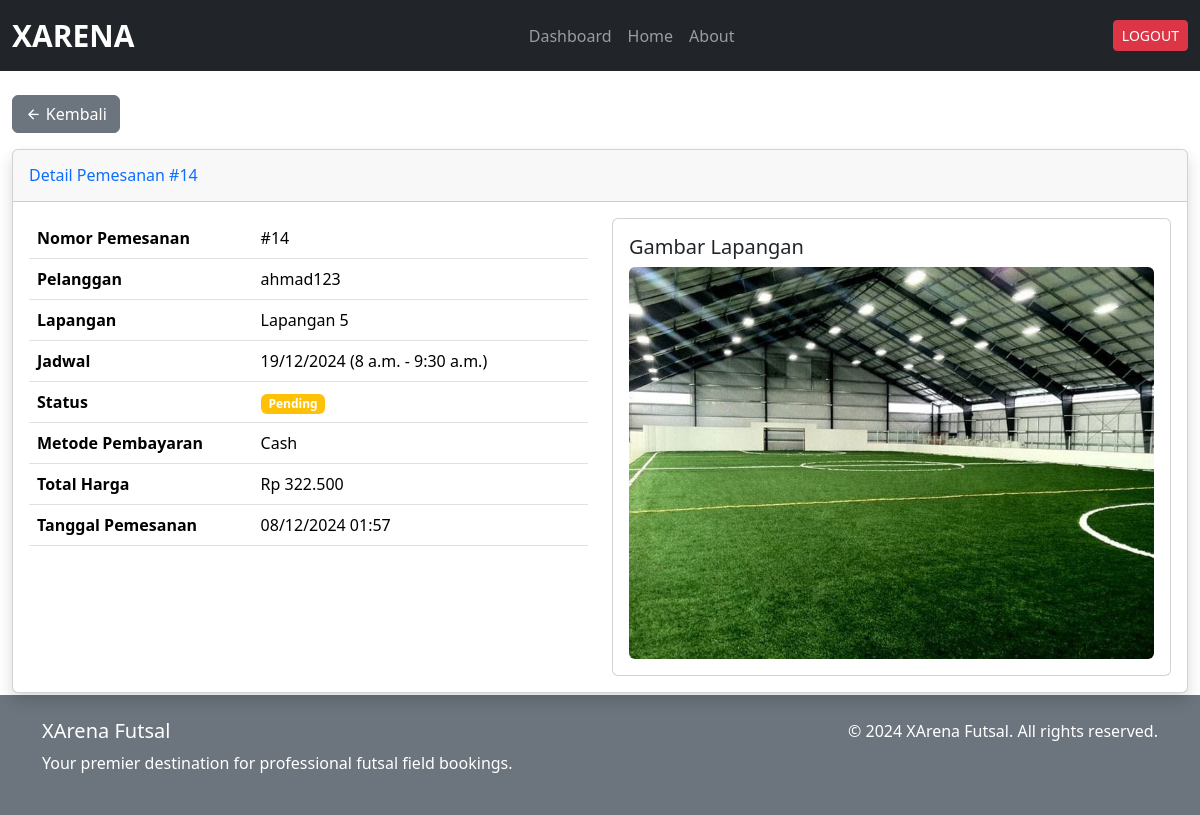
The page /adm/pemesanan/14/ (signed in) on the database as committed earlier.
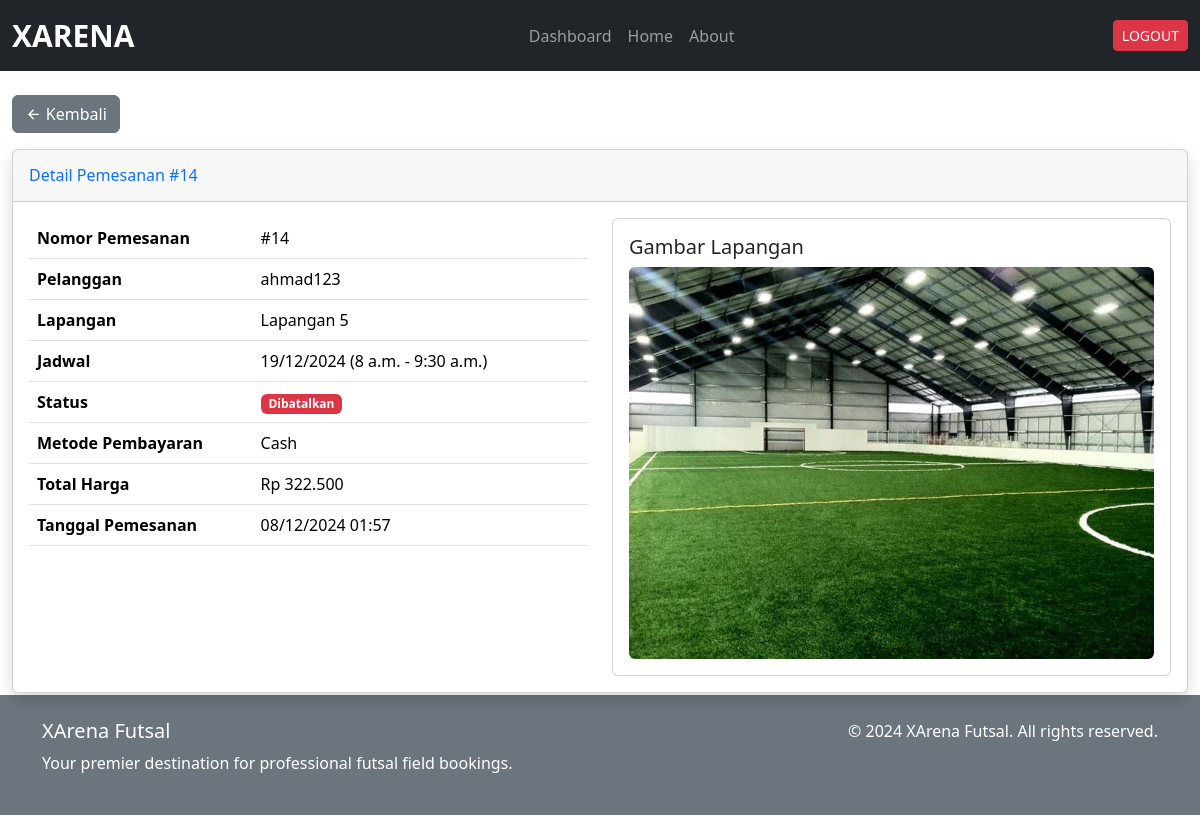
The same page on the database as committed later.
### xarena_app/models.py (models this page shows, shortened)
class Pemesanan(models.Model):
    user = models.ForeignKey(
        settings.AUTH_USER_MODEL,
        on_delete=models.CASCADE,
        related_name='pemesanan_user',
        help_text="User yang melakukan pemesanan"
    )
    staff = models.ForeignKey(
        settings.AUTH_USER_MODEL,
        on_delete=models.CASCADE,
        null=True,
        blank=True,
        related_name='pemesanan_staff',
        help_text="Staff yang memproses pemesanan"
    )
    jadwal = models.ForeignKey(Jadwal, on_delete=models.CASCADE, help_text="Jadwal pemesanan")
    metode_pembayaran = models.CharField(max_length=20, choices=(
        ('transfer', 'Transfer Bank'),
        ('cash', 'Cash'),
    ), default='transfer')
    status = models.CharField(max_length=20, choices=(
        ('pending', 'Pending'),
        ('diterima', 'Diterima'),
        ('selesai', 'Selesai'),
        ('dibatalkan', 'Dibatalkan'),
    ), default='pending')
    created_at = models.DateTimeField(auto_now_add=True)
    updated_at = models.DateTimeField(auto_now=True)
    def hitung_harga(self):
        durasi = timedelta(
            hours=self.jadwal.jam_selesai.hour, minutes=self.jadwal.jam_selesai.minute
        ) - timedelta(
            hours=self.jadwal.jam_mulai.hour, minutes=self.jadwal.jam_mulai.minute
        )
        total_jam = Decimal(str(durasi.total_seconds() / 3600))
        return self.jadwal.lapangan.harga_per_jam * total_jam

class CustomUser(AbstractUser):
    nama_lengkap = models.CharField(max_length=100, blank=True, null=True)
    no_hp = models.CharField(max_length=15, blank=True, null=True)

class Jadwal(models.Model):
    lapangan = models.ForeignKey(Lapangan, on_delete=models.CASCADE)
    tanggal = models.DateField()
    jam_mulai = models.TimeField()
    jam_selesai = models.TimeField()
    is_available = models.BooleanField(default=True)

class Lapangan(models.Model):
    nama = models.CharField(max_length=100)
    deskripsi = models.TextField(max_length=500)
    harga_per_jam = models.DecimalField(max_digits=10, decimal_places=2)
    gambar = models.ImageField(upload_to='lapangan_images/', blank=True, null=True)
    is_available = models.BooleanField(default=True)

### xarena_app/views.py (the view)
# urls.py: path('adm/pemesanan/<int:pk>/', views.detail_pemesanan_admin, name='detail_pemesanan_admin'),
@login_required
def detail_pemesanan_admin(request, pk):
    if not request.user.is_superuser:
        raise PermissionDenied
    pemesanan = get_object_or_404(Pemesanan.objects.select_related('user', 'jadwal', 'jadwal__lapangan'), pk=pk)
    context = {
        'pemesanan': pemesanan
    }
    return render(request, 'admin/detail_pemesanan_admin.html', context)

### xarena_app/templatetags/currency_filters.py (called while the page is built)
@register.filter
def rupiah(value):
    try:
        return f"Rp {int(value):,}".replace(',', '.')
    except (ValueError, TypeError):
        return "-"

### templates/admin/detail_pemesanan_admin.html
{% extends '../base.html' %} {% load currency_filters %} {% block content %}
<div class="container-fluid mt-4">
  <div class="mb-3">
    <a href="{% url 'dashboard_admin' %}" class="btn btn-secondary">
      <i class="ri-arrow-left-line"></i> Kembali
    </a>
  </div>
  <div class="card shadow mb-4">
    <div class="card-header py-3">
      <h6 class="m-0 font-weight-bold text-primary">
        Detail Pemesanan #{{ pemesanan.id }}
      </h6>
    </div>
    <div class="card-body">
      <div class="row">
        <div class="col-md-6">
          <table class="table">
            <tr>
              <th width="40%">Nomor Pemesanan</th>
              <td>#{{ pemesanan.id }}</td>
            </tr>
            <tr>
              <th>Pelanggan</th>
              <td>{{ pemesanan.user.username }}</td>
            </tr>
            <tr>
              <th>Lapangan</th>
              <td>{{ pemesanan.jadwal.lapangan.nama }}</td>
            </tr>
            <tr>
              <th>Jadwal</th>
              <td>
                {{ pemesanan.jadwal.tanggal|date:"d/m/Y" }} ({{ pemesanan.jadwal.jam_mulai }} - {{ pemesanan.jadwal.jam_selesai }})
              </td>
            </tr>
            <tr>
              <th>Status</th>
              <td>
                <span
                  class="badge {% if pemesanan.status == 'pending' %}bg-warning{% elif pemesanan.status == 'diterima' %}bg-info{% elif pemesanan.status == 'dibatalkan' %}bg-danger{% else %}bg-success{% endif %}"
                >
                  {{ pemesanan.status|capfirst }}
                </span>
              </td>
            </tr>
            <tr>
              <th>Metode Pembayaran</th>
              <td>{{ pemesanan.metode_pembayaran|capfirst }}</td>
            </tr>
            <tr>
              <th>Total Harga</th>
              <td>{{ pemesanan.hitung_harga|rupiah }}</td>
            </tr>
            <tr>
              <th>Tanggal Pemesanan</th>
              <td>{{ pemesanan.created_at|date:"d/m/Y H:i" }}</td>
            </tr>
          </table>
        </div>
        <div class="col-md-6">
          <div class="card">
            <div class="card-body">
              <h5 class="card-title">Gambar Lapangan</h5>
              <img
                src="{{ pemesanan.jadwal.lapangan.gambar.url }}"
                class="img-fluid rounded"
                alt="Gambar Lapangan"
              />
            </div>
          </div>
        </div>
      </div>
    </div>
  </div>
</div>
{% endblock %}

Rows that differ between the two databases and show on the page:
changed Pemesanan "Cash": status "Pending" → "Dibatalkan"
